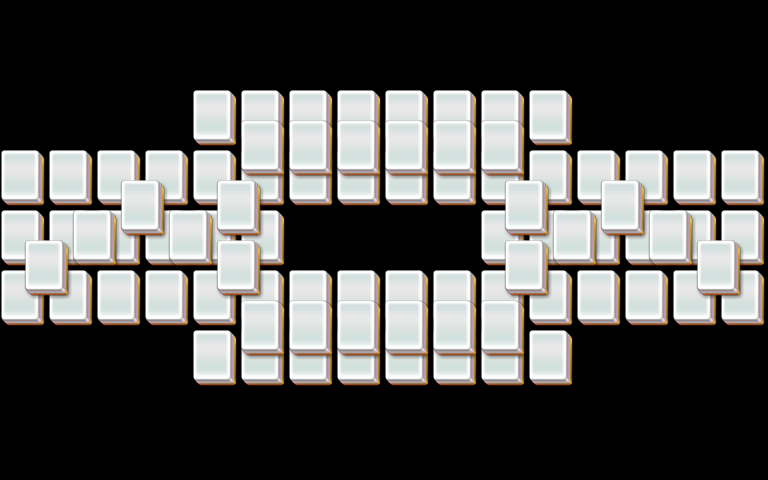

Tiled map render using the project's own tile images. Description and the map definition, with tile-layer contents summarised, below:
An orthogonal 32x16 tile map with 24x30 px tiles, 5 tile layers (layer1, layer2, layer3, layer4, ...).

<map version="1.0" orientation="orthogonal" width="32" height="16" tilewidth="24" tileheight="30">
 <properties>
  <property name="species" value="20" />
 </properties>
 <tileset firstgid="1" name="mahjong" tilewidth="48" tileheight="60">
  <image source="mahjong.png" width="48" height="60" />
 </tileset>
 <layer name="layer1" width="32" height="16">
  <data>[512 cells, 60 non-empty, 1 distinct tile ids]</data>
 </layer>
 <layer name="layer2" width="32" height="16">
  <data>[512 cells, 24 non-empty, 1 distinct tile ids]</data>
 </layer>
 <layer name="layer3" width="32" height="16">
  <data>[512 cells, 0 non-empty, 0 distinct tile ids]</data>
 </layer>
 <layer name="layer4" width="32" height="16">
  <data>[512 cells, 0 non-empty, 0 distinct tile ids]</data>
 </layer>
 <layer name="layer5" width="32" height="16">
  <data>[512 cells, 0 non-empty, 0 distinct tile ids]</data>
 </layer>
</map>
